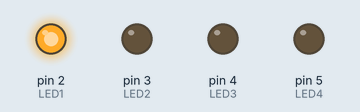
This sketch was run on a simulated Arduino Uno, built with avr-gcc and run on an emulated ATmega328P. Shown: output pins drawn as LEDs (lit = HIGH).

Above: at 0.2 s.
At 1.2 s:
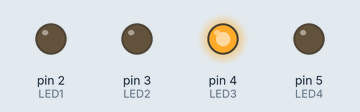
At 2.7 s:
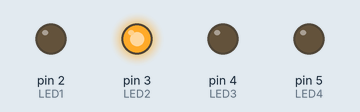
At 3.7 s:
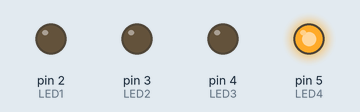
Timing chart, 0 to 4.6 s (numbered marks = the images above):
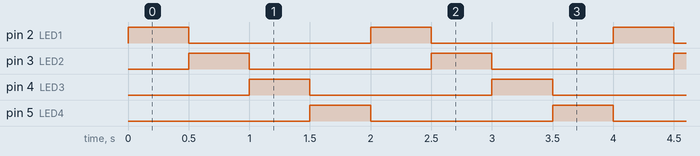

The sketch:

Opg2.ino
```cpp
  int LED1 = 2;
  int LED2 = 3;
  int LED3 = 4;
  int LED4 = 5;

  void setup() {
    pinMode(LED1 ,OUTPUT);
    pinMode(LED2 ,OUTPUT);
    pinMode(LED3 ,OUTPUT);
    pinMode(LED4 ,OUTPUT);
  }

  void loop() {
    digitalWrite(LED4 ,LOW);
    digitalWrite(LED1 ,HIGH);
    delay(500);
    digitalWrite(LED1 ,LOW);
    digitalWrite(LED2 ,HIGH);
    delay(500);
    digitalWrite(LED2 ,LOW);
    digitalWrite(LED3 ,HIGH);
    delay(500);
    digitalWrite(LED3 ,LOW);
    digitalWrite(LED4 ,HIGH);
    delay(500);
  }
```

Measured:
- by itself, pin 2 (LED1), pin 3 (LED2), pin 4 (LED3), pin 5 (LED4): alternates HIGH for 0.50 s and LOW for 1.5 s
- by itself, everything shown: repeats every 2.0 s, in 4 steps
